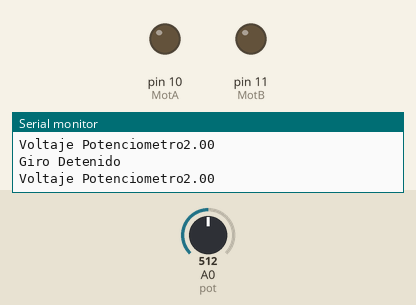
Bench run of a sketch on a simulated Arduino Uno, built with avr-gcc and run on an emulated ATmega328P. Shown: output pins drawn as LEDs (lit = HIGH), the last lines printed to the serial monitor. The inputs (shaded band) are chosen by the test bench; at power-on: A0 (pot) = 512.

Above: at 1.2 s.
1.3 s: A0 (pot) set to 600
4.3 s: A0 (pot) set to 632
At 5.2 s:
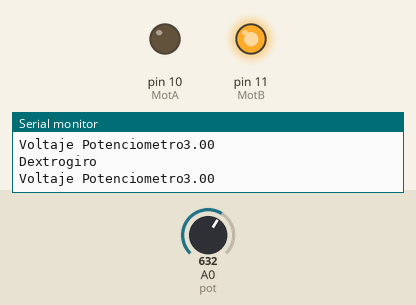
5.8 s: A0 (pot) set to 306
At 6.3 s:
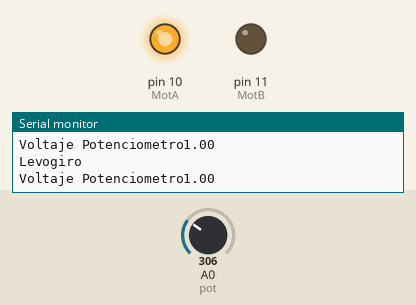
Timing chart, 0 to 8.8 s (numbered marks = the images above; inputs shaded):
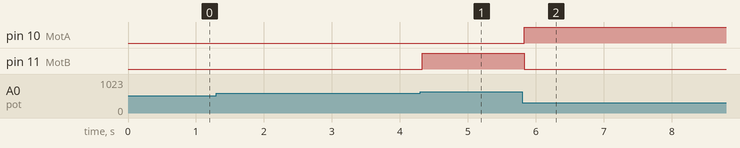

The sketch:

P5A2-ControlGiro.ino
```cpp
#define pot A0
#define MotA 10
#define MotB 11

float potValue = 0;
float voltaje = 0;

void setup() {
  Serial.begin(9600);

  pinMode(MotA, OUTPUT);
  pinMode(MotB, OUTPUT);
}

void loop() {
  potValue = analogRead(pot);
  voltaje = map(potValue, 0, 1023, 0, 5); // Leemos potenciometro y mappeamos a voltaje

  Serial.print("Voltaje Potenciometro");
  Serial.println(voltaje);

  if (voltaje > 0 && voltaje < 2) {
    levogiro();
  } else if (voltaje >= 2 && voltaje < 3) {
    girodetenido();
  } else {
    dextrogiro();
  }
}

void levogiro() {
  digitalWrite(MotA, HIGH);
  digitalWrite(MotB, LOW);
  Serial.println("Levogiro");
}

void dextrogiro() {
  digitalWrite(MotA, LOW);
  digitalWrite(MotB, HIGH);
  Serial.println("Dextrogiro");
}

void girodetenido() {
  digitalWrite(MotA, LOW);
  digitalWrite(MotB, LOW);
  Serial.println("Giro Detenido");
}
```

Measured:
- the behaviour switches between 613 and 614 on A0 (pot) (found by bisection; images 0 and 1)
- after the input at 4.3 s, pin 11 (MotB): LOW → HIGH at once
- after the input at 5.8 s, pin 10 (MotA): LOW → HIGH at once; pin 11 (MotB): HIGH → LOW at once
